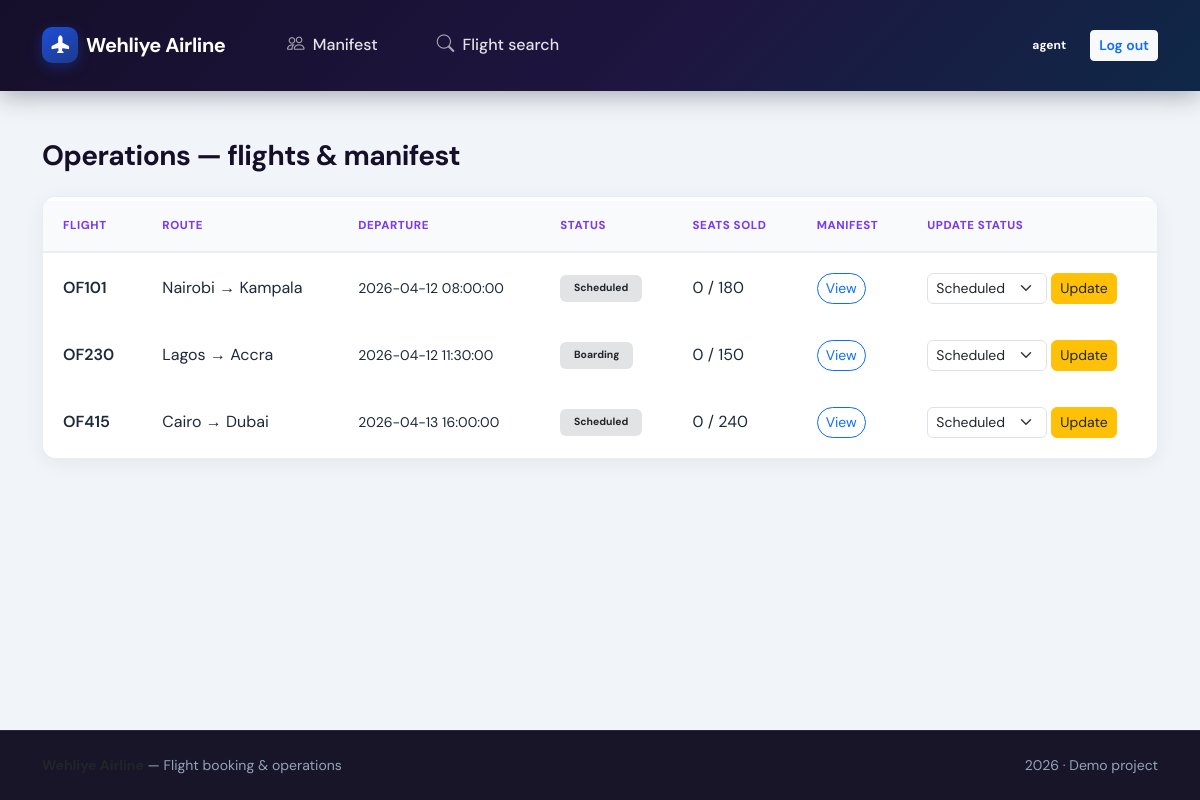
The page /staff/manifest.php (signed in) on the database its author committed.
### tables this page shows
CREATE TABLE IF NOT EXISTS flights (
    id INT AUTO_INCREMENT PRIMARY KEY,
    route_id INT NULL,
    flight_no VARCHAR(20) NOT NULL UNIQUE,
    origin VARCHAR(80) NOT NULL,
    destination VARCHAR(80) NOT NULL,
    departure_time DATETIME NOT NULL,
    arrival_time DATETIME NOT NULL,
    aircraft VARCHAR(80) NOT NULL,
    capacity INT NOT NULL,
    base_price DECIMAL(10,2) NOT NULL,
    status ENUM('Scheduled','Boarding','Delayed','Cancelled','Completed','Landed') NOT NULL DEFAULT 'Scheduled',
    created_at TIMESTAMP DEFAULT CURRENT_TIMESTAMP,
    FOREIGN KEY (route_id) REFERENCES routes(id) ON DELETE SET NULL
);

### includes/functions.php (called while the page is built, shortened)
<?php
require_once dirname(__DIR__) . '/config/db.php';
spl_autoload_register(static function (string $class): void {
    $path = dirname(__DIR__) . '/classes/' . $class . '.php';
});
function base_url(): string
{
    static $cached = null;
    if ($cached !== null) {
        return $cached;
    }
    $projectRoot = realpath(dirname(__DIR__));
    $docRoot = realpath($_SERVER['DOCUMENT_ROOT'] ?? '');
    if ($projectRoot && $docRoot && str_starts_with($projectRoot, $docRoot)) {
        $rel = str_replace('\\', '/', substr($projectRoot, strlen($docRoot)));
        $cached = $rel === '' ? '' : rtrim($rel, '/');
        return $cached;
    }
    $script = str_replace('\\', '/', $_SERVER['SCRIPT_NAME'] ?? '/index.php');
    $cached = rtrim(dirname($script), '/');
    return $cached;
}

### config/db.php (called while the page is built, shortened)
<?php
function db(): PDO
{
    static $pdo = null;
    if ($pdo instanceof PDO) {
        return $pdo;
    }
    $dsn = 'mysql:host=' . DB_HOST . ';dbname=' . DB_NAME . ';charset=' . DB_CHARSET;
    $pdo = new PDO($dsn, DB_USER, DB_PASS, [
        PDO::ATTR_ERRMODE => PDO::ERRMODE_EXCEPTION,
        PDO::ATTR_DEFAULT_FETCH_MODE => PDO::FETCH_ASSOC,
    ]);
    return $pdo;
}

### classes/Flight.php (called while the page is built, shortened)
<?php
class Flight
{
    public static function search(?string $origin = null, ?string $destination = null, ?string $date = null): array
    {
        $sql = 'SELECT * FROM flights WHERE 1=1';
        $params = [];
        $sql .= ' ORDER BY departure_time ASC';
        $stmt = db()->prepare($sql);
        $stmt->execute($params);
        return $stmt->fetchAll();
    }
    public static function availableSeats(int $flightId): int
    {
        $stmt = db()->prepare('SELECT capacity - COALESCE((SELECT SUM(seats) FROM bookings WHERE flight_id = :id AND status != "Cancelled"),0) AS seats_left FROM flights WHERE id = :id');
        $stmt->execute(['id' => $flightId]);
        return (int) ($stmt->fetchColumn() ?? 0);
    }
}

### staff/manifest.php (the view, shortened to what this page needs)
<?php
require_once dirname(__DIR__) . '/includes/functions.php';
$base = base_url();
$flights = Flight::search(null, null, null);
$selectedId = isset($_GET['flight_id']) ? (int) $_GET['flight_id'] : 0;
require dirname(__DIR__) . '/includes/header.php';
?>
<h1 class="ofbms-page-title h3 mb-4">Operations — flights &amp; manifest</h1>
<div class="ofbms-table-wrap mb-4">
    <div class="table-responsive">
        <table class="table table-hover align-middle">
            <thead>
                <tr>
                    <th>Flight</th>
                    <th>Route</th>
                    <th>Departure</th>
                    <th>Status</th>
                    <th>Seats sold</th>
                    <th>Manifest</th>
                    <th>Update status</th>
                </tr>
            </thead>
            <tbody>
                <?php foreach ($flights as $f): ?>
                    <?php
                    $fid = (int) $f['id'];
                    $cap = (int) $f['capacity'];
                    $sold = $cap - Flight::availableSeats($fid);
                    ?>
                    <tr class="<?= $selectedId === $fid ? 'table-primary' : '' ?>">
                        <td class="fw-semibold"><?= htmlspecialchars($f['flight_no']) ?></td>
                        <td><?= htmlspecialchars($f['origin']) ?> → <?= htmlspecialchars($f['destination']) ?></td>
                        <td class="small text-nowrap"><?= htmlspecialchars($f['departure_time']) ?></td>
                        <td><span class="badge bg-secondary-subtle text-dark ofbms-badge-status"><?= htmlspecialchars($f['status']) ?></span></td>
                        <td><?= $sold ?> / <?= $cap ?></td>
                        <td><a class="btn btn-sm btn-outline-primary rounded-pill" href="<?= htmlspecialchars($base) ?>/staff/manifest.php?flight_id=<?= $fid ?>">View</a></td>
                        <td>
                            <form class="d-flex gap-1 flex-wrap" method="post" action="<?= htmlspecialchars($base) ?>/staff/manifest.php">
                                <select class="form-select form-select-sm rounded-2" name="status" style="width:auto;min-width:120px">
                                    <option>Scheduled</option>
                                </select>
                                <button class="btn btn-warning btn-sm rounded-2 text-dark" type="submit" name="update_status" value="1">Update</button>
                            </form>
                        </td>
                    </tr>
                <?php endforeach; ?>
            </tbody>
        </table>
    </div>
</div>
<?php require dirname(__DIR__) . '/includes/footer.php'; ?>

### assets/css/app.css (style rules this page uses)
:root { --ofbms-navy: #160f2a; --ofbms-navy-2: #1e1540; --ofbms-sky: #7c3aed; --ofbms-sky-deep: #6d28d9; --ofbms-accent: #a78bfa; --ofbms-surface: #f1f5f9; --ofbms-card: rgba(255, 255, 255, 0.92); --ofbms-card-border: rgba(226, 232, 240, 0.8); --ofbms-muted: #94a3b8; --ofbms-border: rgba(255, 255, 255, 0.08); --ofbms-radius: 14px; --ofbms-shadow: 0 12px 40px rgba(0, 0, 0, 0.35); --ofbms-font: "DM Sans", system-ui, sans-serif; --ofbms-text: #e2e8f0; --ofbms-text-muted: #94a3b8; --sidebar-bg: #160f2a; --nav-active-bg: rgba(124, 58, 237, 0.2); --nav-active-text: #c4b5fd; --nav-hover-bg: rgba(255, 255, 255, 0.06); --text-muted: #94a3b8; }
*, *::before, *::after { box-sizing: border-box; }
body.ofbms-body { font-family: var(--ofbms-font); background: var(--ofbms-surface); color: #1e293b; min-height: 100vh; display: flex; flex-direction: column; }
.ofbms-bg-pattern { background-color: var(--ofbms-surface); background-image: radial-gradient(ellipse 90% 55% at 50% -15%, rgba(124, 58, 237, 0.06), transparent 55%), radial-gradient(ellipse 70% 45% at 100% 5%, rgba(99, 40, 217, 0.04), transparent 50%); }
.ofbms-page-title { font-weight: 700; letter-spacing: -0.02em; color: #160f2a; }
.ofbms-table-wrap { border-radius: var(--ofbms-radius); overflow: hidden; box-shadow: 0 4px 20px rgba(15, 23, 42, 0.06); background: #ffffff; border: 1px solid #e8eef7; }
.ofbms-table-wrap .table { margin-bottom: 0; color: #1e293b; }
.ofbms-table-wrap table { background: #ffffff; border-collapse: separate; border-spacing: 0 4px; }
.ofbms-table-wrap thead th { background: #f8fafc !important; border-bottom: 2px solid #e8eef7; color: #7c3aed; font-size: 0.72rem; font-weight: 800; text-transform: uppercase; letter-spacing: 0.05em; padding: 1rem 1.25rem; }
.ofbms-table-wrap tbody tr { transition: transform 0.15s ease, background 0.15s ease; }
.ofbms-table-wrap tbody td { background: #ffffff; padding: 1rem 1.25rem; border: none; color: #1e293b; }
.ofbms-table-wrap tbody td:first-child { border-radius: 10px 0 0 10px; }
.ofbms-table-wrap tbody td:last-child { border-radius: 0 10px 10px 0; }
.ofbms-badge-status { padding: 0.5rem 0.85rem; font-weight: 700; font-size: 0.65rem; border-radius: 6px; }
html { scroll-behavior: smooth; }

### rows shown on the page
flights: flight_no "OF101", origin "Nairobi", destination "Kampala", departure_time "2026-04-12 08:00:00", status "Scheduled", sold "0", capacity "180"
flights: flight_no "OF230", origin "Lagos", destination "Accra", departure_time "2026-04-12 11:30:00", status "Boarding", sold "0", capacity "150"
flights: flight_no "OF415", origin "Cairo", destination "Dubai", departure_time "2026-04-13 16:00:00", status "Scheduled", sold "0", capacity "240"

### other values the page prints
$user['role'] "agent"
